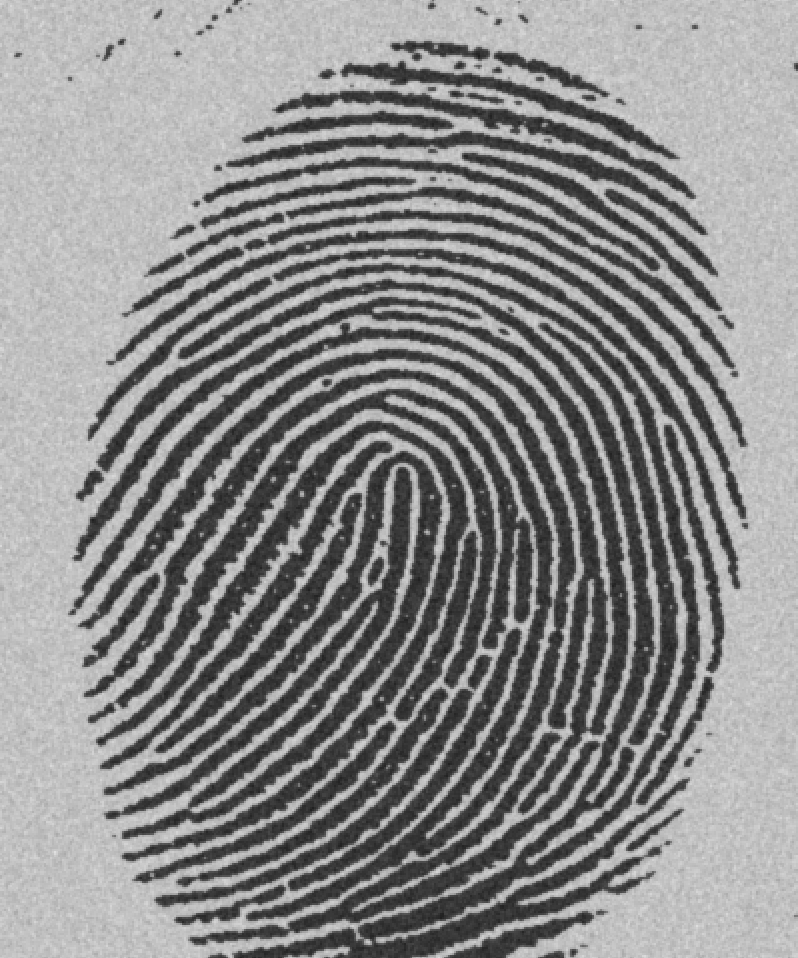
%> input picture 图像处理/第五次/1038-a.tif, 798 x 958 px
$ octave lab_new.m   (GNU Octave 9; MATLAB toolbox functions it lacks are replaced by stand-ins)
%> lines starting %> are read from the running program, lines starting %| are printed output that depends on the picture; in (x1, y1, x2, y2) boxes, pixels count from 0 and x2, y2 are one past the last pixel; in counts of white or black regions, pixels touching at a corner belong together; the program's own positions count from 1
img = imread('1038-a.tif');
%> img is the input picture: size 958x798 uint8; min 29, max 224, mean 140
T = mean2(img);
%> T = 140
delta_T = 0.001;
count = 0;
while delta_T >= 0.001
    count = count + 1;
    g = img > T;
    G1 = img(g);
    G2 = img(~g);
    T_new = 0.5 * (mean2(G1) + mean2(G2));
    delta_T = abs(T - T_new);
    T = T_new;
end
%> this loop made 3 passes
%> (T_new, delta_T, T) on passes 1 to 3: (125.6, 14.32, 125.6), (125.4, 0.264, 125.4), (125.4, 0, 125.4)
%> pass 1, `g = img > T;`:
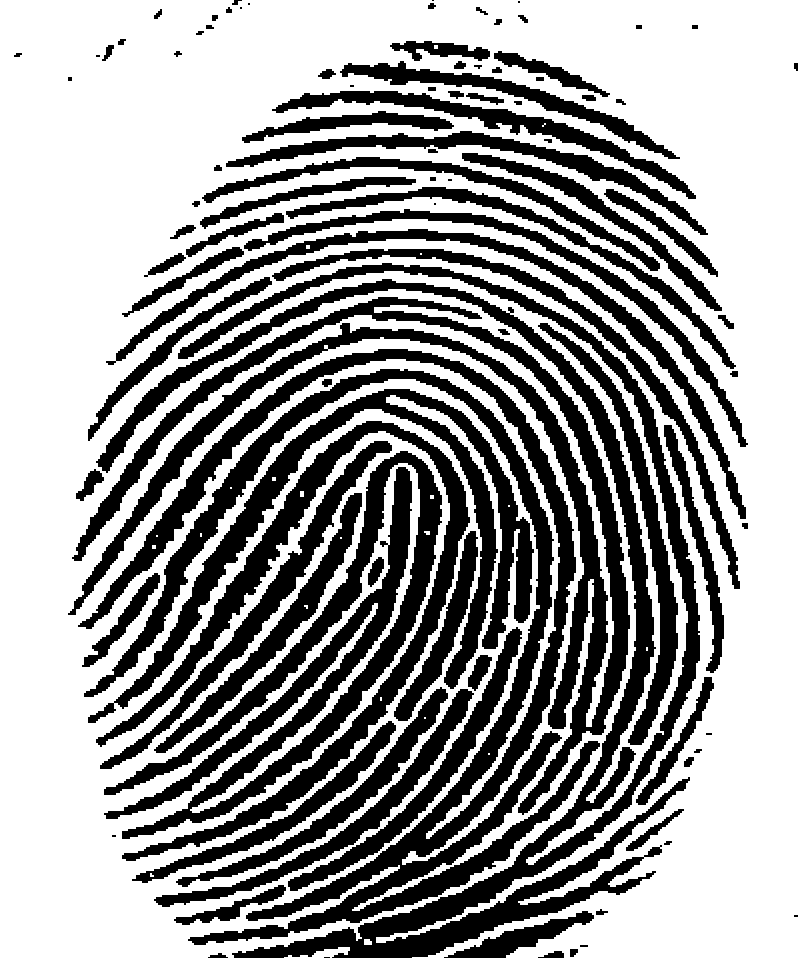
%> g: size 958x798 logical; 61.7% white; 101 black regions (14 under 20 px), largest, box (x1, y1, x2, y2) and area: (78, 349, 600, 945) 43980, (96, 263, 700, 958) 40402, (68, 297, 630, 815) 29808
%> pass 2, `g = img > T;`:
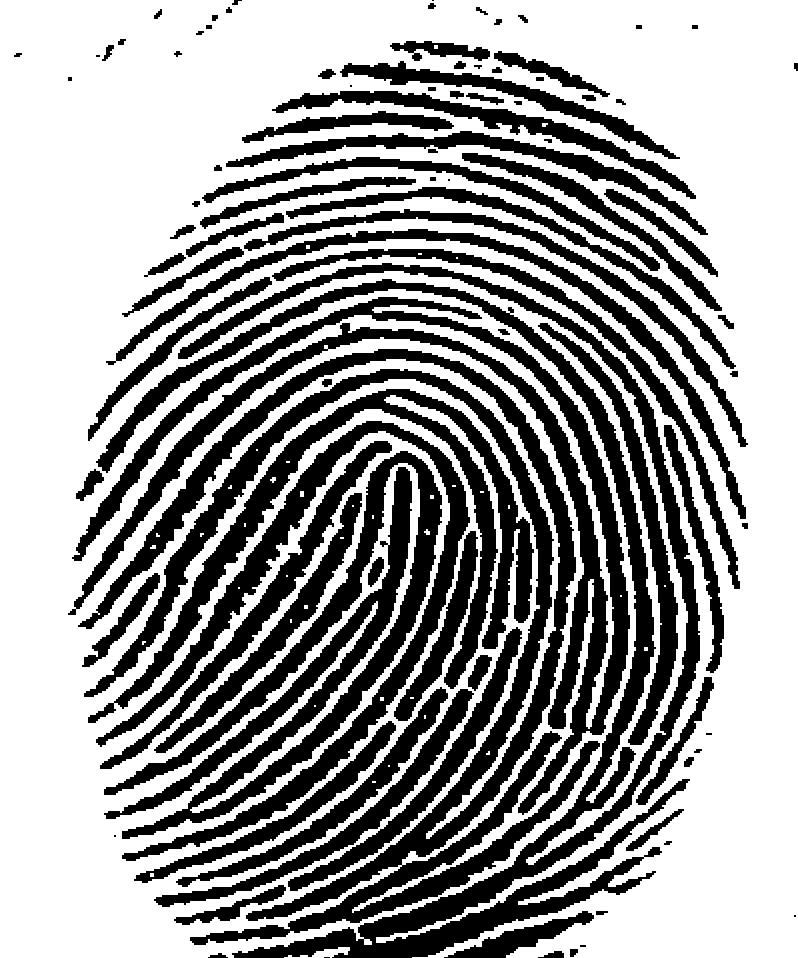
%> g: size 958x798 logical; 61.9% white; 97 black regions (10 under 20 px), largest, box (x1, y1, x2, y2) and area: (78, 349, 600, 945) 43740, (96, 263, 700, 958) 40222, (68, 297, 630, 815) 29700
%> after the loop, count = 3
img_new = imbinarize(img, T/255);
f1 = figure(1);
imshow(img);
title('Original Image', fontsize = 18);
f2 = figure(2);
imhist(img);
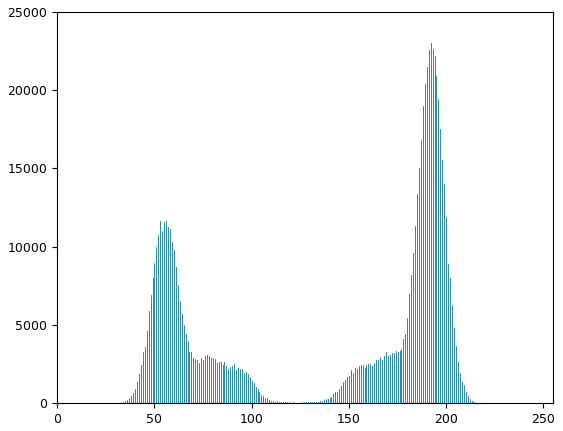
%> figure redrawn from the program's plot data; highest point at x = 192, y = 23014
f3 = figure(3);
imshow(img_new);
title('After Global Thresholding', fontsize = 18);
